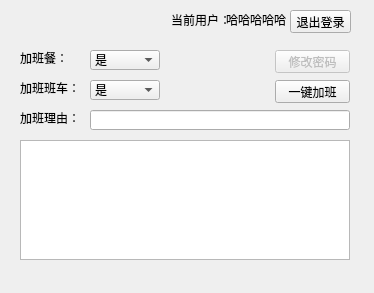
<?xml version="1.0" encoding="UTF-8"?>
<ui version="4.0">
 <class>AddWorkWindow</class>
 <widget class="QMainWindow" name="AddWorkWindow">
  <property name="geometry">
   <rect>
    <x>0</x>
    <y>0</y>
    <width>374</width>
    <height>293</height>
   </rect>
  </property>
  <property name="sizePolicy">
   <sizepolicy hsizetype="Fixed" vsizetype="Fixed">
    <horstretch>0</horstretch>
    <verstretch>0</verstretch>
   </sizepolicy>
  </property>
  <property name="windowTitle">
   <string>一键加班</string>
  </property>
  <property name="windowIcon">
   <iconset>
    <normaloff>Icon.png</normaloff>Icon.png</iconset>
  </property>
  <widget class="QWidget" name="CAddWork">
   <widget class="QLabel" name="Label_User">
    <property name="geometry">
     <rect>
      <x>171</x>
      <y>10</y>
      <width>70</width>
      <height>20</height>
     </rect>
    </property>
    <property name="text">
     <string>当前用户：</string>
    </property>
   </widget>
   <widget class="QLabel" name="Label_CurUser">
    <property name="geometry">
     <rect>
      <x>226</x>
      <y>10</y>
      <width>80</width>
      <height>20</height>
     </rect>
    </property>
    <property name="text">
     <string>哈哈哈哈哈</string>
    </property>
   </widget>
   <widget class="QLabel" name="Label_Dinner">
    <property name="geometry">
     <rect>
      <x>20</x>
      <y>50</y>
      <width>60</width>
      <height>16</height>
     </rect>
    </property>
    <property name="text">
     <string>加班餐：  </string>
    </property>
   </widget>
   <widget class="QLabel" name="Label_Bus">
    <property name="geometry">
     <rect>
      <x>20</x>
      <y>80</y>
      <width>60</width>
      <height>16</height>
     </rect>
    </property>
    <property name="text">
     <string>加班班车：</string>
    </property>
   </widget>
   <widget class="QLabel" name="Label_Reason">
    <property name="geometry">
     <rect>
      <x>20</x>
      <y>110</y>
      <width>60</width>
      <height>16</height>
     </rect>
    </property>
    <property name="text">
     <string>加班理由：</string>
    </property>
   </widget>
   <widget class="QPlainTextEdit" name="Edit_Status">
    <property name="geometry">
     <rect>
      <x>20</x>
      <y>140</y>
      <width>330</width>
      <height>120</height>
     </rect>
    </property>
    <property name="readOnly">
     <bool>true</bool>
    </property>
   </widget>
   <widget class="QLineEdit" name="Edit_Reason">
    <property name="geometry">
     <rect>
      <x>90</x>
      <y>110</y>
      <width>260</width>
      <height>20</height>
     </rect>
    </property>
   </widget>
   <widget class="QComboBox" name="Combo_Dinner">
    <property name="geometry">
     <rect>
      <x>90</x>
      <y>50</y>
      <width>70</width>
      <height>20</height>
     </rect>
    </property>
    <item>
     <property name="text">
      <string>是</string>
     </property>
    </item>
    <item>
     <property name="text">
      <string>否</string>
     </property>
    </item>
   </widget>
   <widget class="QComboBox" name="Combo_Bus">
    <property name="geometry">
     <rect>
      <x>90</x>
      <y>80</y>
      <width>70</width>
      <height>20</height>
     </rect>
    </property>
    <item>
     <property name="text">
      <string>是</string>
     </property>
    </item>
    <item>
     <property name="text">
      <string>否</string>
     </property>
    </item>
   </widget>
   <widget class="QPushButton" name="Btn_ChgPsw">
    <property name="enabled">
     <bool>false</bool>
    </property>
    <property name="geometry">
     <rect>
      <x>275</x>
      <y>50</y>
      <width>75</width>
      <height>23</height>
     </rect>
    </property>
    <property name="text">
     <string>修改密码</string>
    </property>
   </widget>
   <widget class="QPushButton" name="Btn_AddWork">
    <property name="geometry">
     <rect>
      <x>275</x>
      <y>80</y>
      <width>75</width>
      <height>23</height>
     </rect>
    </property>
    <property name="text">
     <string>一键加班</string>
    </property>
   </widget>
   <widget class="QPushButton" name="Btn_Exit">
    <property name="geometry">
     <rect>
      <x>290</x>
      <y>10</y>
      <width>61</width>
      <height>23</height>
     </rect>
    </property>
    <property name="text">
     <string>退出登录</string>
    </property>
   </widget>
  </widget>
 </widget>
 <tabstops>
  <tabstop>Btn_Exit</tabstop>
  <tabstop>Combo_Dinner</tabstop>
  <tabstop>Combo_Bus</tabstop>
  <tabstop>Edit_Reason</tabstop>
  <tabstop>Btn_ChgPsw</tabstop>
  <tabstop>Btn_AddWork</tabstop>
  <tabstop>Edit_Status</tabstop>
 </tabstops>
 <resources/>
 <connections/>
</ui>
